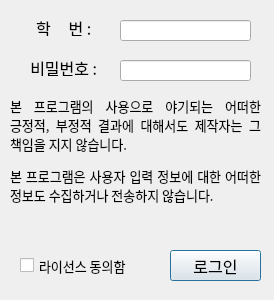
<?xml version="1.0" encoding="UTF-8"?>
<ui version="4.0">
 <class>Dialog</class>
 <widget class="QDialog" name="Dialog">
  <property name="geometry">
   <rect>
    <x>0</x>
    <y>0</y>
    <width>274</width>
    <height>300</height>
   </rect>
  </property>
  <property name="windowTitle">
   <string>KNUT 빵셔틀</string>
  </property>
  <widget class="QLabel" name="label">
   <property name="geometry">
    <rect>
     <x>20</x>
     <y>20</y>
     <width>91</width>
     <height>16</height>
    </rect>
   </property>
   <property name="font">
    <font>
     <family>Malgun Gothic</family>
     <pointsize>12</pointsize>
    </font>
   </property>
   <property name="text">
    <string>학     번 : </string>
   </property>
   <property name="alignment">
    <set>Qt::AlignCenter</set>
   </property>
  </widget>
  <widget class="QLabel" name="label_2">
   <property name="geometry">
    <rect>
     <x>20</x>
     <y>60</y>
     <width>91</width>
     <height>16</height>
    </rect>
   </property>
   <property name="font">
    <font>
     <family>Malgun Gothic</family>
     <pointsize>12</pointsize>
    </font>
   </property>
   <property name="text">
    <string>비밀번호 : </string>
   </property>
   <property name="alignment">
    <set>Qt::AlignCenter</set>
   </property>
  </widget>
  <widget class="QPushButton" name="btn_login">
   <property name="geometry">
    <rect>
     <x>170</x>
     <y>250</y>
     <width>91</width>
     <height>31</height>
    </rect>
   </property>
   <property name="font">
    <font>
     <family>Malgun Gothic</family>
     <pointsize>12</pointsize>
    </font>
   </property>
   <property name="text">
    <string>로그인</string>
   </property>
  </widget>
  <widget class="QCheckBox" name="chk_license">
   <property name="geometry">
    <rect>
     <x>20</x>
     <y>250</y>
     <width>141</width>
     <height>31</height>
    </rect>
   </property>
   <property name="font">
    <font>
     <family>Malgun Gothic</family>
     <pointsize>10</pointsize>
    </font>
   </property>
   <property name="text">
    <string>라이선스 동의함</string>
   </property>
   <property name="checked">
    <bool>false</bool>
   </property>
   <property name="autoRepeat">
    <bool>false</bool>
   </property>
  </widget>
  <widget class="QLineEdit" name="edit_id">
   <property name="geometry">
    <rect>
     <x>120</x>
     <y>20</y>
     <width>131</width>
     <height>21</height>
    </rect>
   </property>
   <property name="font">
    <font>
     <family>Malgun Gothic</family>
     <pointsize>10</pointsize>
    </font>
   </property>
  </widget>
  <widget class="QLineEdit" name="edit_pw">
   <property name="geometry">
    <rect>
     <x>120</x>
     <y>60</y>
     <width>131</width>
     <height>21</height>
    </rect>
   </property>
   <property name="font">
    <font>
     <family>Malgun Gothic</family>
     <pointsize>10</pointsize>
    </font>
   </property>
   <property name="echoMode">
    <enum>QLineEdit::Password</enum>
   </property>
  </widget>
  <widget class="QLabel" name="label_3">
   <property name="geometry">
    <rect>
     <x>10</x>
     <y>90</y>
     <width>251</width>
     <height>121</height>
    </rect>
   </property>
   <property name="font">
    <font>
     <family>Malgun Gothic</family>
     <pointsize>10</pointsize>
    </font>
   </property>
   <property name="text">
    <string notr="true">&lt;html&gt;&lt;head/&gt;&lt;body&gt;&lt;p align=&quot;justify&quot;&gt;본 프로그램의 사용으로 야기되는 어떠한 긍정적, 부정적 결과에 대해서도 제작자는 그 책임을 지지 않습니다.&lt;/p&gt;&lt;p align=&quot;justify&quot;&gt;본 프로그램은 사용자 입력 정보에 대한 어떠한 정보도 수집하거나 전송하지 않습니다.&lt;/p&gt;&lt;/body&gt;&lt;/html&gt;</string>
   </property>
   <property name="alignment">
    <set>Qt::AlignCenter</set>
   </property>
   <property name="wordWrap">
    <bool>true</bool>
   </property>
  </widget>
 </widget>
 <tabstops>
  <tabstop>edit_id</tabstop>
  <tabstop>edit_pw</tabstop>
  <tabstop>chk_license</tabstop>
  <tabstop>btn_login</tabstop>
 </tabstops>
 <resources/>
 <connections/>
 <slots>
  <slot>slot_1st()</slot>
 </slots>
</ui>
